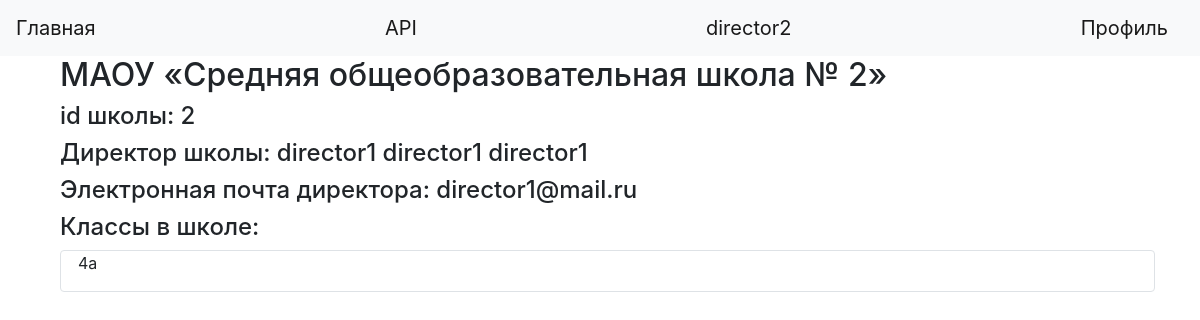
/school/2 (signed in), run on the app's committed database.
### data/users.py (models this page shows, shortened)
class User(SqlAlchemyBase, UserMixin):
    __tablename__ = 'user'
    id = sqlalchemy.Column(
        sqlalchemy.Integer, primary_key=True, autoincrement=True)
    name = sqlalchemy.Column(sqlalchemy.String, nullable=True)
    apprentice = sqlalchemy.Column(sqlalchemy.String, nullable=True)
    patronymic = sqlalchemy.Column(sqlalchemy.String, nullable=True)
    email = sqlalchemy.Column(
        sqlalchemy.String, index=True, unique=True, nullable=True)
    hashed_password = sqlalchemy.Column(sqlalchemy.String, nullable=True)
    photo = sqlalchemy.Column(sqlalchemy.String)
    school = sqlalchemy.Column(sqlalchemy.String)
    dob = sqlalchemy.Column(sqlalchemy.String)
    roles = sqlalchemy.Column(sqlalchemy.String)  # добавить nullable=True
    created_date = sqlalchemy.Column(
        sqlalchemy.DateTime, default=datetime.datetime.now)

### data/schools.py (models this page shows)
class Schools(SqlAlchemyBase):
    __tablename__ = 'schools'
    id = sqlalchemy.Column(
        sqlalchemy.Integer, primary_key=True, autoincrement=True)
    name_schools = sqlalchemy.Column(sqlalchemy.String, nullable=True)
    director = sqlalchemy.Column(sqlalchemy.String, nullable=True)

### data/klass.py (models this page shows)
class Klass(SqlAlchemyBase):
    __tablename__ = 'klass'
    id = sqlalchemy.Column(
        sqlalchemy.Integer, primary_key=True, autoincrement=True)
    name_klass = sqlalchemy.Column(sqlalchemy.String, nullable=True)
    schedule_url = sqlalchemy.Column(sqlalchemy.String, nullable=True)
    shool_id = sqlalchemy.Column(sqlalchemy.Integer, nullable=True)

### main.py (the view)
@app.route("/school/<int:id>")
@login_required
def school_info(id):
    db_sess = db_session.create_session()
    school = db_sess.query(Schools).filter(Schools.id == id).first()
    director = db_sess.query(User).filter(User.id == school.director).first()
    klass = db_sess.query(Klass).filter(Klass.shool_id == id)
    return render_template("school.html", school=school, director=director, klass=klass)

### data/db_session.py (called while the page is built)
def create_session() -> Session:
    global __factory
    return __factory()

### main.py (called while the page is built)
@login_manager.user_loader
def load_user(user_id):
    db_sess = db_session.create_session()
    return db_sess.query(User).get(user_id)

### templates/school.html (shortened to what this page needs)
{% extends "base.html" %}
{%block content%}
<div style="padding-left: 15px">
<h2>{{school.name_schools}}</h2>
<h4>id школы: {{school.id}}</h4>
{% if school.director %}
<h4>Директор школы: {{director.apprentice}} {{director.name}} {{director.patronymic}}
</h4>
<h4>Электронная почта директора: {{director.email}}</h4>
{% else %}
<h4>Директор школы: нет</h4>
{% endif %}
<h4>Классы в школе:</h4>
{% for i in klass %}
<div class="col-md6 border rounded">
        <div style="padding-left: 17px">
            <p>{{ i.name_klass }}</p>
        </div>
    </div>
{% endfor %}
</div>
{% endblock %}

### templates/base.html (shortened to what this page needs)
<!doctype html>
<html lang="ru">
<head>
    <link rel="stylesheet"
          href="https://stackpath.bootstrapcdn.com/bootstrap/4.4.1/css/bootstrap.min.css"
>
</head>
<body>
<header>
    <nav class="navbar navbar-light bg-light">
        <a class="navbar-brand" href="/">Главная</a>
        <a class="navbar-brand" href="/api/documentation">API</a>
        {% if current_user.is_authenticated %}
            <a class="navbar-brand" href="/logout">{{ current_user.name }}</a>
            <a class="navbar-brand" href="/profile">Профиль</a>
        {% else %}
            <p>
                <a class="btn btn-primary " href="/register">Зарегистрироваться</a>
                <a class="btn btn-success" href="/login">Войти</a>
            </p>
        {% endif %}
    </nav>
</header>
<main role="main" class="container">
    {% block content %}{% endblock %}
</main>
</body>
</html>

### data on the page
User: name "director2"
Schools: name_schools "МАОУ «Средняя общеобразовательная школа № 2»", id "2"
User: apprentice "director1", name "director1", patronymic "director1", email "director1@mail.ru"
Klass: name_klass "4a"
